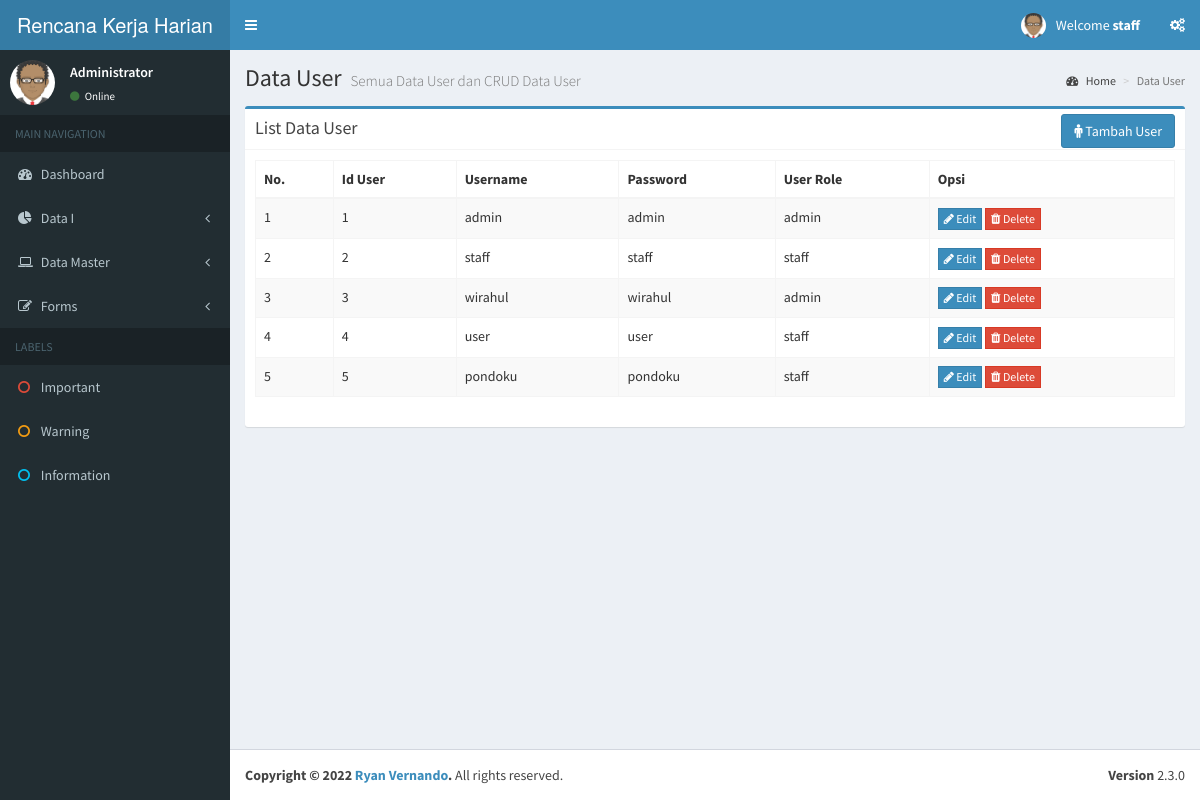
Screenshot of /user/data_user.php (signed in) with the database file from the repository.
### tables this page shows
CREATE TABLE `tb_user` (
  `id_user` tinyint(2) NOT NULL,
  `username` varchar(25) DEFAULT NULL,
  `password` varchar(25) DEFAULT NULL,
  `user_role` varchar(20) DEFAULT NULL,
  PRIMARY KEY (`id_user`)
);

### user/data_user.php (the view, shortened to what this page needs)
<?php
include '../template/header_admin.php';
include '../koneksidb.php';
?>
<div class="content-wrapper">
<section class="content-header">
  <h1>Data User
    <small>Semua Data User dan CRUD Data User</small>
  </h1>
  <ol class="breadcrumb">
  <li><a href="../admin/admin.php"><i class="fa fa-dashboard"></i> Home</a></li>
  <li class="active">Data User</li>
  </ol>
</section>
<section class="content">
  <div class="row">
    <div class="col-sm-12">
      <div class="box box-primary">
        <div class="box-header with-border">
          <h3 class="box-title">List Data User</h3>
          <div class="box-tools pull-left">
            <a href="#" class="btn btn-primary" data-toggle="modal" data-target="#tambahuser"><i class="fa fa-male"></i> Tambah User</a>
          </div>
        </div>
        <div class="box-body">
          <div class="table-responsive22">
            <table id="datatable" class="table table-bordered table-striped">
              <thead>
                <tr>
                  <th>No.</th>
                  <th>Id User</th>
                  <th>Username</th>
                  <th>Password</th>
                  <th>User Role</th>
                  <th>Opsi</th>
                </tr>
              </thead>
              <tbody>
                  <?php
                    $no = 1;
                    $queryview = mysqli_query($koneksi, "SELECT * FROM tb_user");
                    while ($row = mysqli_fetch_assoc($queryview)) {
                  ?>
                  <tr>
                    <td><?php echo $no++;?></td>
                    <td><?php echo $row['id_user'];?></td>
                    <td><?php echo $row['username'];?></td>
                    <td><?php echo $row['password'];?></td>
                    <td><?php echo $row['user_role']; ?></td>
                    <td>
                      <a href="#" class="btn btn-primary btn-flat btn-xs" data-toggle="modal" data-target="#updateuser<?php echo $no; ?>"><i class="fa fa-pencil"></i> Edit</a>
                      <a href="#" class="btn btn-danger btn-flat btn-xs" data-toggle="modal" data-target="#deleteuser<?php echo $no; ?>"><i class="fa fa-trash"></i> Delete</a>
                    </td>
                  </tr>
                  <?php
                    }
                  ?>
              </tbody>
            </table>
          </div>
        </div>
      </div>
    </div>
  </div>
</section>
</div>
<?php include '../template/footer.php'; ?>

### rows the page displays
tb_user: id_user "1", username "admin", password "admin", user_role "admin"
tb_user: id_user "2", username "staff", password "staff", user_role "staff"
tb_user: id_user "3", username "wirahul", password "wirahul", user_role "admin"
tb_user: id_user "4", username "user", password "user", user_role "staff"
tb_user: id_user "5", username "pondoku", password "pondoku", user_role "staff"

### other values shown
$_SESSION['username'] "staff"
